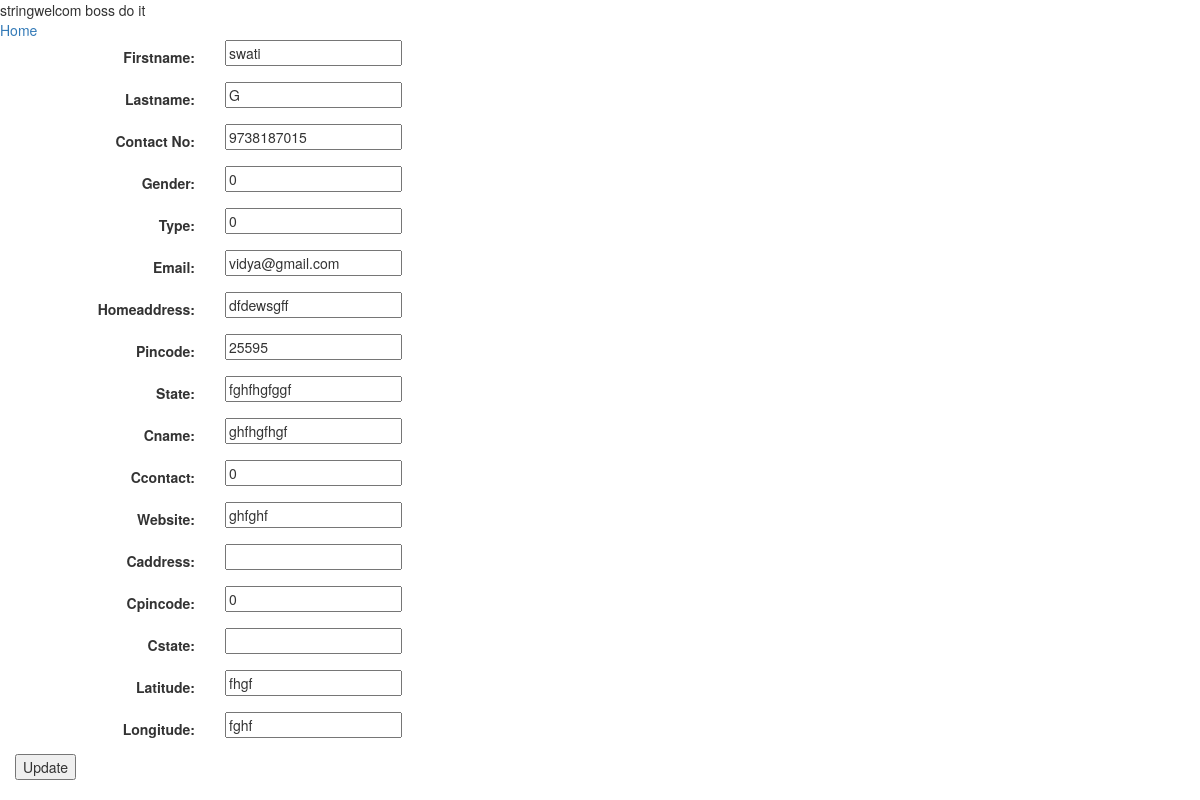
The page /update.php?uid=5 on the database its author committed.
### tables this page shows
CREATE TABLE `business` (
  `uid` int(11) NOT NULL,
  `firstname` varchar(20) NOT NULL,
  `lastname` varchar(20) NOT NULL,
  `contactno` varchar(15) NOT NULL,
  `gender` varchar(10) NOT NULL,
  `type` int(11) NOT NULL,
  `email` varchar(25) NOT NULL,
  `homeaddress` varchar(255) NOT NULL,
  `pincode` int(10) NOT NULL,
  `state` varchar(10) NOT NULL,
  `cname` varchar(25) NOT NULL,
  `ccontact` int(15) NOT NULL,
  `website` varchar(25) NOT NULL,
  `caddress` varchar(255) NOT NULL,
  `cpincode` int(10) NOT NULL,
  `cstate` varchar(10) NOT NULL,
  `latitude` text NOT NULL,
  `longitude` text NOT NULL
);

### update.php (the view, shortened to what this page needs)
<?php
include_once("config.php");
echo "welcom boss do it<br/>";
?>
<?php
$uid = $_GET['uid'];
$result = mysqli_query($conn, "SELECT * FROM business WHERE uid=$uid");
while($res = mysqli_fetch_array($result))
{
	$firstname = $res['firstname'];
	$lastname = $res['lastname'];
	$contactno = $res['contactno'];
    $gender = $res['gender'];
    $type=$res['type'];
    $email=$res['email'];
    $homeaddress=$res['homeaddress'];
    $pincode=$res['pincode'];
    $state=$res['state'];
    $cname=$res['cname'];
    $ccontact=$res['ccontact'];
    $website=$res['website'];
    $caddress=$res['caddress'];
    $cpincode=$res['cpincode'];
    $cstate=$res['cstate'];
    $latitude=$res['latitude'];
    $longitude=$res['longitude'];
}
?>
<!DOCTYPE html>
<html lang="en">
<head>
  <link rel="stylesheet" href="https://maxcdn.bootstrapcdn.com/bootstrap/3.3.7/css/bootstrap.min.css">
</head>
<body>
	<a href="index2.php">Home</a>
	<div class="container">
  <form class="form-horizontal" method="post" action="./update.php">
    <div class="form-group">
      <label class="control-label col-sm-2" for="firstname">Firstname:</label>
      <div class="col-sm-10">
        <input type="text" name="firstname" value="<?php echo $firstname;?>">
      </div>
    </div>
    <div class="form-group">
      <label class="control-label col-sm-2" for="lastname">Lastname:</label>
      <div class="col-sm-10">
       <input type="text" name="lastname" value="<?php echo $lastname;?>">
      </div>
    </div>
 <div class="form-group">
      <label class="control-label col-sm-2" for="contactno">Contact No:</label>
      <div class="col-sm-10">
       <input type="text" name="contactno" value="<?php echo $contactno;?>">
      </div>
    </div>
	 <div class="form-group">
      <label class="control-label col-sm-2" for="gender">Gender:</label>
      <div class="col-sm-10">
       <input type="text" name="gender" value="<?php echo $gender;?>">
      </div>
    </div>
     <div class="form-group">
      <label class="control-label col-sm-2" for="type">Type:</label>
      <div class="col-sm-10">
       <input type="text" name="type" value="<?php echo $type;?>">
      </div>
    </div>
    <div class="form-group">
      <label class="control-label col-sm-2" for="email">Email:</label>
      <div class="col-sm-10">
       <input type="text" name="email" value="<?php echo $email;?>">
      </div>
    </div>
    <div class="form-group">
      <label class="control-label col-sm-2" for="homeaddress">Homeaddress:</label>
      <div class="col-sm-10">
       <input type="text" name="homeaddress" value="<?php echo $homeaddress;?>">
      </div>
    </div>
	<div class="form-group">
      <label class="control-label col-sm-2" for="pincode">Pincode:</label>
      <div class="col-sm-10">
      <input type="text" name="pincode" value="<?php echo $pincode;?>">
      </div>
    </div>
	<div class="form-group">
      <label class="control-label col-sm-2" for="state">State:</label>
      <div class="col-sm-10">
      <input type="text" name="state" value="<?php echo $state;?>">      </div>
    </div>
	<div class="form-group">
      <label class="control-label col-sm-2" for="cname">Cname:</label>
      <div class="col-sm-10">
      <input type="text" name="cname" value="<?php echo $cname;?>">      </div>
    </div>
<div class="form-group">
      <label class="control-label col-sm-2" for="ccontact">Ccontact:</label>
      <div class="col-sm-10">
      <input type="text" name="ccontact" value="<?php echo $ccontact;?>">     </div>
    </div>
<div class="form-group">
      <label class="control-label col-sm-2" for="website">Website:</label>
      <div class="col-sm-10">
      <input type="text" name="website" value="<?php echo $website;?>">     </div>
    </div>
	<div class="form-group">
      <label class="control-label col-sm-2" for="caddress">Caddress:</label>
      <div class="col-sm-10">
      <input type="text" name="caddress" value="<?php echo $caddress;?>">   </div>
    </div>
<div class="form-group">
      <label class="control-label col-sm-2" for="cpincode">Cpincode:</label>
      <div class="col-sm-10">
     <input type="text" name="cpincode" value="<?php echo $cpincode;?>">     </div>
    </div>
<div class="form-group">
      <label class="control-label col-sm-2" for="cstate">Cstate:</label>
      <div class="col-sm-10">
     <input type="text" name="cstate" value="<?php echo $cstate;?>">  </div>
    </div>
<div class="form-group">
      <label class="control-label col-sm-2" for="latitude">Latitude:</label>
      <div class="col-sm-10">
     <input type="text" name="latitude" value="<?php echo $latitude;?>"> </div>
    </div>
<div class="form-group">
      <label class="control-label col-sm-2" for="longitude">Longitude:</label>
      <div class="col-sm-10">
     <input type="text" name="longitude" value="<?php echo $longitude;?>"></div>
    </div>
<div class="form-group">
				<div><input type="submit" name="update" value="Update"></div>
    </div>
    </div>
    </body>

### rows shown on the page
business: firstname "swati", lastname "G", contactno "9738187015", gender "0", type "0", email "vidya@gmail.com", homeaddress "dfdewsgff", pincode "25595", state "fghfhgfggf", cname "ghfhgfhgf", ccontact "0", website "ghfghf", cpincode "0", latitude "fhgf", longitude "fghf"
